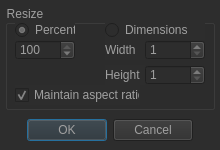
<?xml version="1.0" encoding="UTF-8"?>
<ui version="4.0">
 <class>SaveDialog</class>
 <widget class="QDialog" name="SaveDialog">
  <property name="geometry">
   <rect>
    <x>0</x>
    <y>0</y>
    <width>220</width>
    <height>150</height>
   </rect>
  </property>
  <property name="windowTitle">
   <string>Dialog</string>
  </property>
  <property name="styleSheet">
   <string notr="true">background-color: rgb(45, 45, 45);
color: rgb(160, 160, 160);</string>
  </property>
  <widget class="QDialogButtonBox" name="buttonBox">
   <property name="geometry">
    <rect>
     <x>5</x>
     <y>115</y>
     <width>210</width>
     <height>30</height>
    </rect>
   </property>
   <property name="sizePolicy">
    <sizepolicy hsizetype="Fixed" vsizetype="Fixed">
     <horstretch>0</horstretch>
     <verstretch>0</verstretch>
    </sizepolicy>
   </property>
   <property name="orientation">
    <enum>Qt::Horizontal</enum>
   </property>
   <property name="standardButtons">
    <set>QDialogButtonBox::Cancel|QDialogButtonBox::Ok</set>
   </property>
   <property name="centerButtons">
    <bool>true</bool>
   </property>
  </widget>
  <widget class="QGroupBox" name="groupBox">
   <property name="enabled">
    <bool>true</bool>
   </property>
   <property name="geometry">
    <rect>
     <x>5</x>
     <y>5</y>
     <width>210</width>
     <height>105</height>
    </rect>
   </property>
   <property name="title">
    <string>Resize</string>
   </property>
   <widget class="QSpinBox" name="sbHeight">
    <property name="enabled">
     <bool>false</bool>
    </property>
    <property name="geometry">
     <rect>
      <x>140</x>
      <y>60</y>
      <width>60</width>
      <height>20</height>
     </rect>
    </property>
    <property name="minimum">
     <number>1</number>
    </property>
    <property name="maximum">
     <number>99999</number>
    </property>
   </widget>
   <widget class="QRadioButton" name="rbWiHe">
    <property name="enabled">
     <bool>true</bool>
    </property>
    <property name="geometry">
     <rect>
      <x>100</x>
      <y>15</y>
      <width>100</width>
      <height>20</height>
     </rect>
    </property>
    <property name="text">
     <string>Dimensions</string>
    </property>
    <property name="iconSize">
     <size>
      <width>15</width>
      <height>15</height>
     </size>
    </property>
   </widget>
   <widget class="QSpinBox" name="sbWidth">
    <property name="enabled">
     <bool>false</bool>
    </property>
    <property name="geometry">
     <rect>
      <x>140</x>
      <y>35</y>
      <width>60</width>
      <height>20</height>
     </rect>
    </property>
    <property name="minimum">
     <number>1</number>
    </property>
    <property name="maximum">
     <number>99999</number>
    </property>
   </widget>
   <widget class="QLabel" name="reHeight">
    <property name="geometry">
     <rect>
      <x>100</x>
      <y>60</y>
      <width>40</width>
      <height>20</height>
     </rect>
    </property>
    <property name="text">
     <string>Height</string>
    </property>
    <property name="alignment">
     <set>Qt::AlignLeading|Qt::AlignLeft|Qt::AlignVCenter</set>
    </property>
   </widget>
   <widget class="QLabel" name="reWidth">
    <property name="geometry">
     <rect>
      <x>100</x>
      <y>35</y>
      <width>40</width>
      <height>20</height>
     </rect>
    </property>
    <property name="text">
     <string>Width</string>
    </property>
    <property name="alignment">
     <set>Qt::AlignLeading|Qt::AlignLeft|Qt::AlignVCenter</set>
    </property>
   </widget>
   <widget class="QSpinBox" name="sbPercent">
    <property name="enabled">
     <bool>true</bool>
    </property>
    <property name="geometry">
     <rect>
      <x>10</x>
      <y>35</y>
      <width>60</width>
      <height>20</height>
     </rect>
    </property>
    <property name="minimum">
     <number>1</number>
    </property>
    <property name="maximum">
     <number>100</number>
    </property>
    <property name="value">
     <number>100</number>
    </property>
   </widget>
   <widget class="QCheckBox" name="checkBoxAspectRatio">
    <property name="enabled">
     <bool>false</bool>
    </property>
    <property name="geometry">
     <rect>
      <x>10</x>
      <y>80</y>
      <width>125</width>
      <height>20</height>
     </rect>
    </property>
    <property name="text">
     <string>Maintain aspect ratio</string>
    </property>
    <property name="checkable">
     <bool>true</bool>
    </property>
    <property name="checked">
     <bool>true</bool>
    </property>
    <property name="tristate">
     <bool>false</bool>
    </property>
   </widget>
   <widget class="QRadioButton" name="rbPercent">
    <property name="geometry">
     <rect>
      <x>10</x>
      <y>15</y>
      <width>60</width>
      <height>20</height>
     </rect>
    </property>
    <property name="text">
     <string>Percent</string>
    </property>
    <property name="checked">
     <bool>true</bool>
    </property>
   </widget>
  </widget>
 </widget>
 <resources/>
 <connections>
  <connection>
   <sender>buttonBox</sender>
   <signal>accepted()</signal>
   <receiver>SaveDialog</receiver>
   <slot>accept()</slot>
   <hints>
    <hint type="sourcelabel">
     <x>248</x>
     <y>254</y>
    </hint>
    <hint type="destinationlabel">
     <x>157</x>
     <y>274</y>
    </hint>
   </hints>
  </connection>
  <connection>
   <sender>buttonBox</sender>
   <signal>rejected()</signal>
   <receiver>SaveDialog</receiver>
   <slot>reject()</slot>
   <hints>
    <hint type="sourcelabel">
     <x>316</x>
     <y>260</y>
    </hint>
    <hint type="destinationlabel">
     <x>286</x>
     <y>274</y>
    </hint>
   </hints>
  </connection>
 </connections>
</ui>
